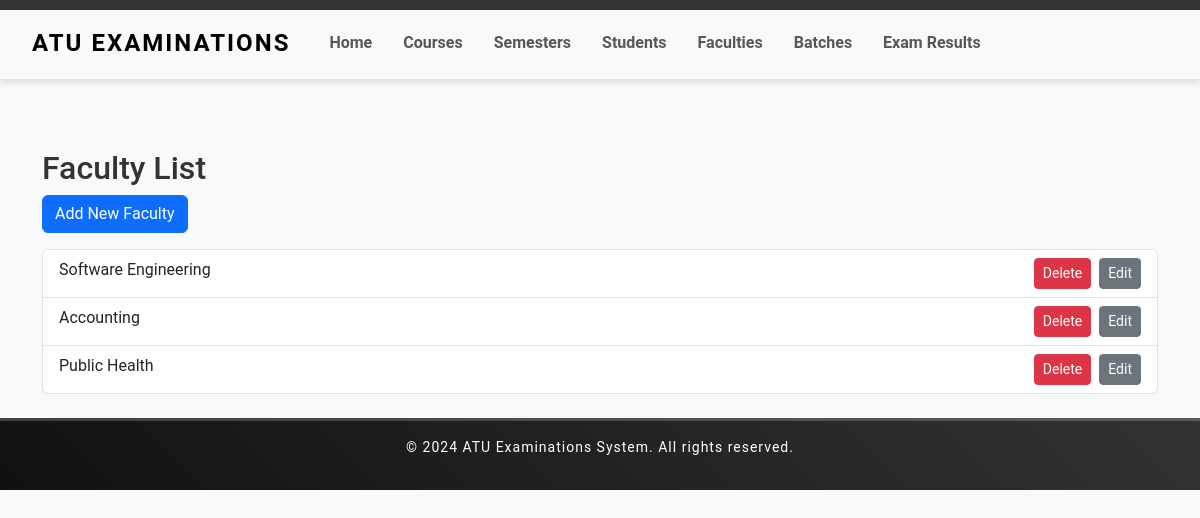
The app's page /faculties/ with its own data.
### examination/models.py (models this page shows, shortened)
class Faculty(models.Model):
    name = models.CharField(max_length=100)

### examination/views.py (the view)
# urls.py: path('faculties/', FacultyListView.as_view(), name='faculty_list'),
class FacultyListView(ListView):
    model = Faculty
    template_name = 'faculty/faculty_list.html'
    context_object_name = 'faculties'
    def get_queryset(self):
        queryset = super().get_queryset()
        query = self.request.GET.get('q')
        department_filter = self.request.GET.get('department')
        if query:
            queryset = queryset.filter(name__icontains=query)
        if department_filter:
            queryset = queryset.filter(department__icontains=department_filter)
        return queryset

### Templates/faculty/faculty_list.html
{%extends "examination/home.html" %}
{% block content %}
<div class="container">
    <h2>Faculty List</h2>
    <a href="{% url 'faculty_create' %}" class="btn btn-primary">Add New Faculty</a>
    <ul class="list-group mt-3">
        {% for faculty in faculties %}
        <li class="list-group-item">
            {{ faculty.name }}
            <a href="{% url 'faculty_update' faculty.pk %}" class="btn btn-secondary btn-sm float-end ms-2">Edit</a>
            <a href="{% url 'faculty_delete' faculty.pk %}" class="btn btn-danger btn-sm float-end">Delete</a>
        </li>
        {% empty %}
        <li class="list-group-item">No faculties found.</li>
        {% endfor %}
    </ul>
</div>
{% endblock %}

### Templates/examination/home.html (style rules this page uses)
body { font-family: 'Roboto', sans-serif; color: #333; background-color: #f8f9fa; }

### records on screen
Faculty: name "Software Engineering"
Faculty: name "Accounting"
Faculty: name "Public Health"
